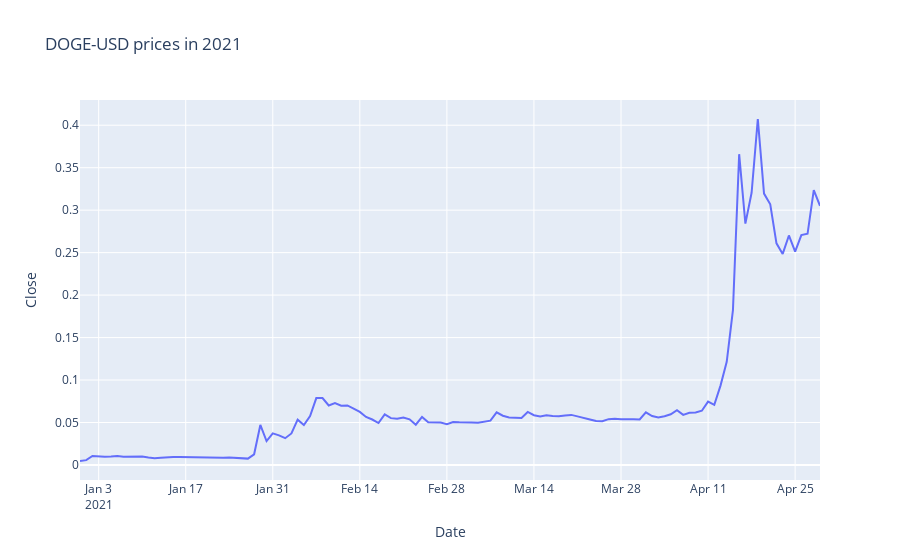

The cell this chart's notebook holds for it:
### Markdown cell above
## Exploring the DOGE prices

### Code cell
fig = px.line(data_frame=df, 
              y="Close", 
              title="DOGE-USD prices in 2021")
fig.show()
